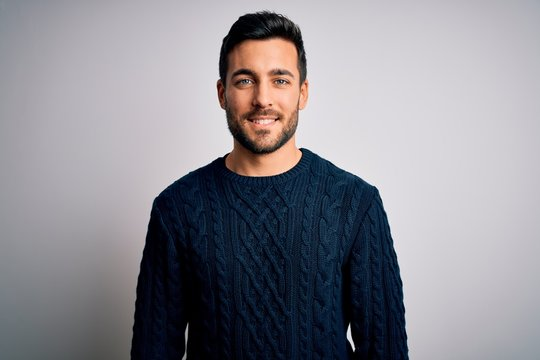
#> input picture user.jpg, 540 x 360 px
$ python naan.py
#> lines starting #> are read from the running program, lines starting #| are printed output that depends on the picture
import cv2
import numpy as np
user_img = cv2.imread("user.jpg")
#> user_img is the input picture: shape (360, 540, 3); mean B, G, R 145.5, 138.8, 140.1
if user_img is None:
    print("Error: user.jpg not found or can't be loaded")
    exit()
user_img = cv2.resize(user_img, (640, 480))
#> user_img: shape (480, 640, 3)
gray = cv2.cvtColor(user_img, cv2.COLOR_BGR2GRAY)
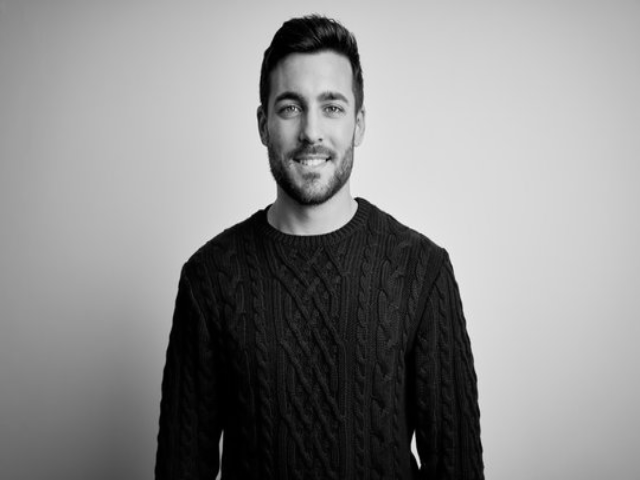
#> gray: shape (480, 640); min 0, max 243, mean 139.9
sunglass = cv2.imread("sunglass.png", cv2.IMREAD_UNCHANGED)
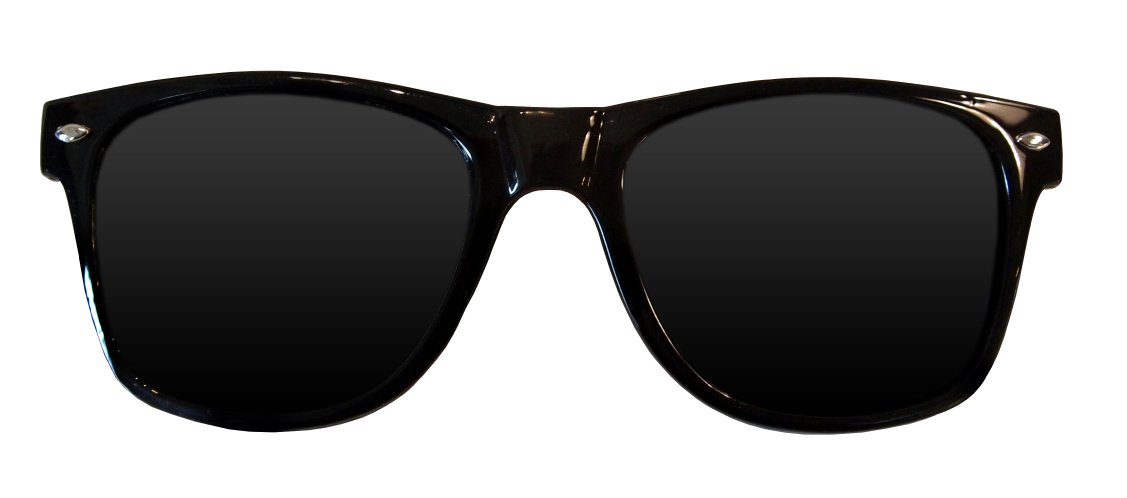
#> input picture sunglass.png, 3381 x 1494 px (shown at 1/3 size)
#> sunglass is the input picture: shape (1494, 3381, 4); mean B, G, R, A 141.9, 142.2, 142.4, 125.6
if sunglass is None or sunglass.shape[2] != 4:
    print("Error: sunglass.png not found or does not have alpha channel")
    exit()
scale_factor = 1.5
new_w = int(sunglass.shape[1] * scale_factor)
#> new_w = 5071
new_h = int(sunglass.shape[0] * scale_factor)
#> new_h = 2241
sunglass = cv2.resize(sunglass, (new_w, new_h), interpolation=cv2.INTER_LINEAR)
#> sunglass: shape (2241, 5071, 4)
face_cascade = cv2.CascadeClassifier(cv2.data.haarcascades + "haarcascade_frontalface_default.xml")
eye_cascade = cv2.CascadeClassifier(cv2.data.haarcascades + "haarcascade_eye.xml")
faces = face_cascade.detectMultiScale(gray, 1.3, 5)
#> faces = [[249, 57, 126, 126]]
print("Faces detected:", len(faces))
#| Faces detected: 1
for (x, y, w, h) in faces:
    roi_gray = gray[y:y+h, x:x+w]
    roi_color = user_img[y:y+h, x:x+w]
    eyes = eye_cascade.detectMultiScale(roi_gray, scaleFactor=1.1, minNeighbors=3)
    print("Eyes detected:", len(eyes))
    if len(eyes) >= 2:
        eyes = sorted(eyes, key=lambda e: e[2]*e[3], reverse=True)[:2]
        eye_centers = []
        for (ex, ey, ew, eh) in eyes:
            center_x = x + ex + ew // 2
            center_y = y + ey + eh // 2
            eye_centers.append((center_x, center_y))
        eye_centers = sorted(eye_centers, key=lambda c: c[0])
        left_eye = eye_centers[0]
        right_eye = eye_centers[1]
        eye_distance = right_eye[0] - left_eye[0]
        glasses_width = int(2.2 * eye_distance)
        scaling_factor = glasses_width / sunglass.shape[1]
        glasses_height = int(sunglass.shape[0] * scaling_factor)
        resized_glasses = cv2.resize(sunglass, (glasses_width, glasses_height), interpolation=cv2.INTER_AREA)
        x_offset = int((left_eye[0] + right_eye[0]) / 2 - glasses_width / 2)
        y_offset = int(min(left_eye[1], right_eye[1]) - glasses_height * 0.55)
        x1, x2 = max(x_offset, 0), min(x_offset + glasses_width, user_img.shape[1])
        y1, y2 = max(y_offset, 0), min(y_offset + glasses_height, user_img.shape[0])
        glasses_x1 = 0 if x_offset >= 0 else -x_offset
        glasses_x2 = glasses_width - (x_offset + glasses_width - x2) if x2 < x_offset + glasses_width else glasses_width
        glasses_y1 = 0 if y_offset >= 0 else -y_offset
        glasses_y2 = glasses_height - (y_offset + glasses_height - y2) if y2 < y_offset + glasses_height else glasses_height
        alpha_glasses = resized_glasses[glasses_y1:glasses_y2, glasses_x1:glasses_x2, 3] / 255.0
        alpha_background = 1.0 - alpha_glasses
        for c in range(3):
            user_img[y1:y2, x1:x2, c] = (alpha_glasses * resized_glasses[glasses_y1:glasses_y2, glasses_x1:glasses_x2, c] +
                                         alpha_background * user_img[y1:y2, x1:x2, c]).astype(np.uint8)
#> this loop made 1 pass
#> (x, y, w, h, eyes, left_eye, right_eye, eye_distance) on pass 1: (249, 57, 126, 126, [[65, 35, 32, 32], [25, 36, 29, 29]], (288, 107), (330, 108), 42)
#| Eyes detected: 2
#> pass 1, `roi_gray = gray[y:y+h, x:x+w]`:
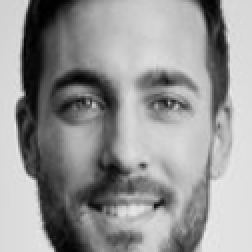
#> roi_gray: shape (126, 126) (shown 2 times larger); min 0, max 235, mean 150
#> pass 1, `roi_color = user_img[y:y+h, x:x+w]`:
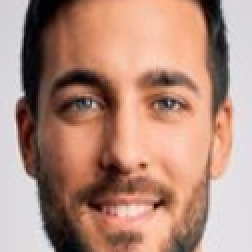
#> roi_color: shape (126, 126, 3) (shown 2 times larger); mean B, G, R 124.6, 140.2, 178.9
#> pass 1, `alpha_glasses = resized_glasses[glasses_y1:glasses_y2, glasses_x1:glas..`:
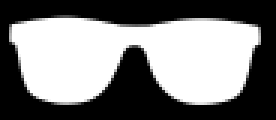
#> alpha_glasses: shape (40, 92) float64 (shown 3 times larger); min 0, max 1, mean 0.493
#> after the loop:
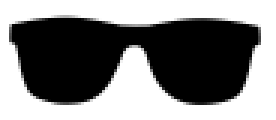
#> alpha_background: shape (40, 92) float64 (shown 3 times larger); min 0, max 1, mean 0.507
#> after the loop:
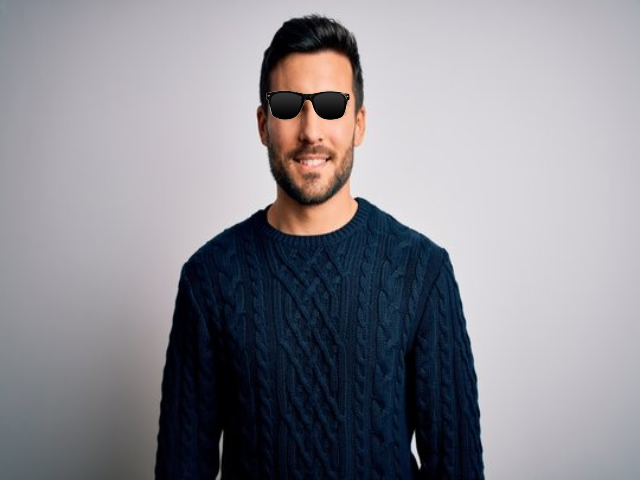
#> user_img: shape (480, 640, 3); mean B, G, R 145.1, 138.3, 139.4
#> after the loop, eye_distance = 42; glasses_height = 40; glasses_width = 92; glasses_x1 = 0; glasses_x2 = 92; glasses_y1 = 0; glasses_y2 = 40; scaling_factor = 0.0181; x1 = 263; x2 = 355; x_offset = 263; y1 = 85; y2 = 125; y_offset = 85

cv2.imshow("Try-On Result", user_img)
cv2.waitKey(0)
cv2.destroyAllWindows()
cv2.imwrite("output_tryon.jpg", user_img)
